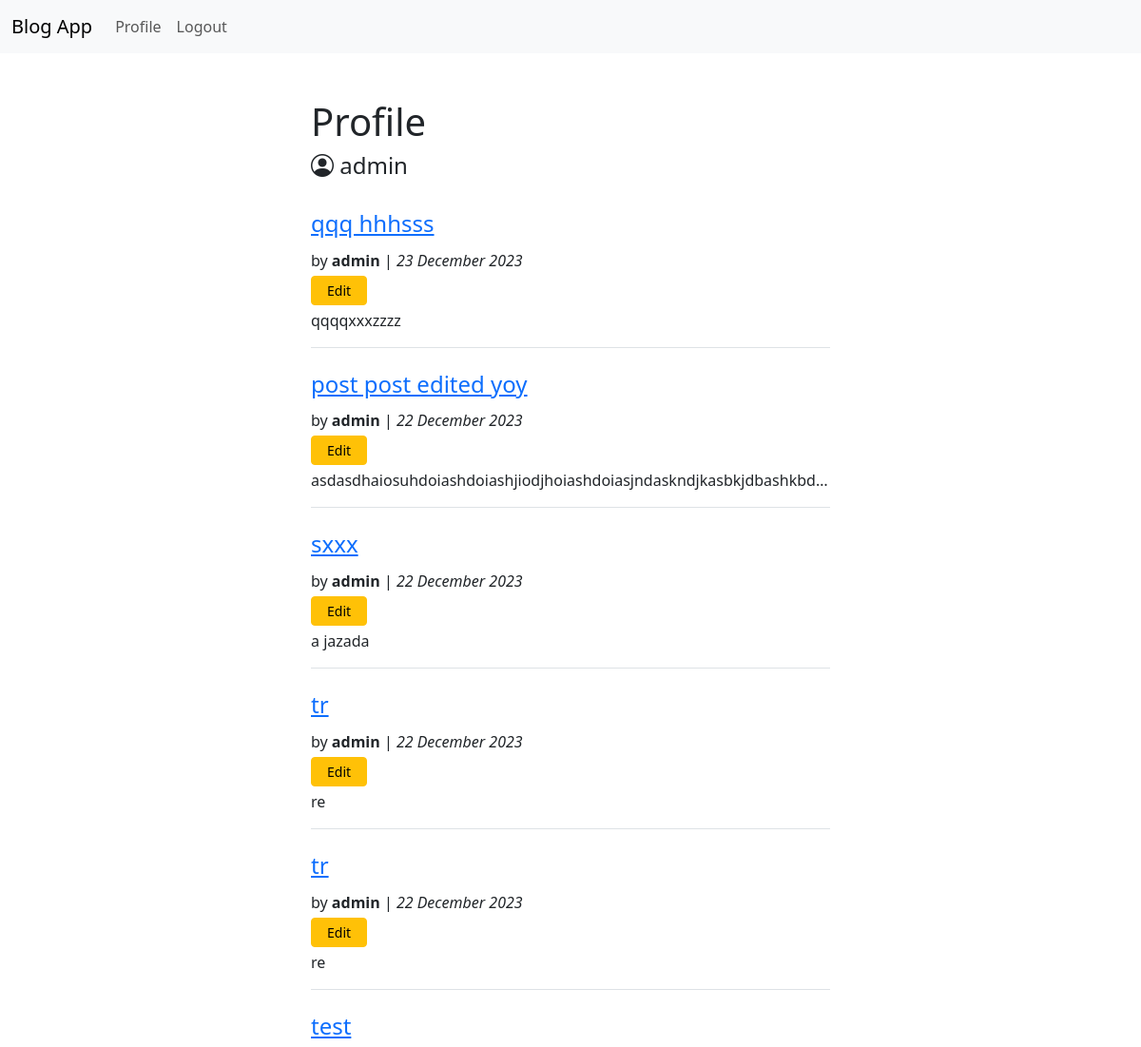
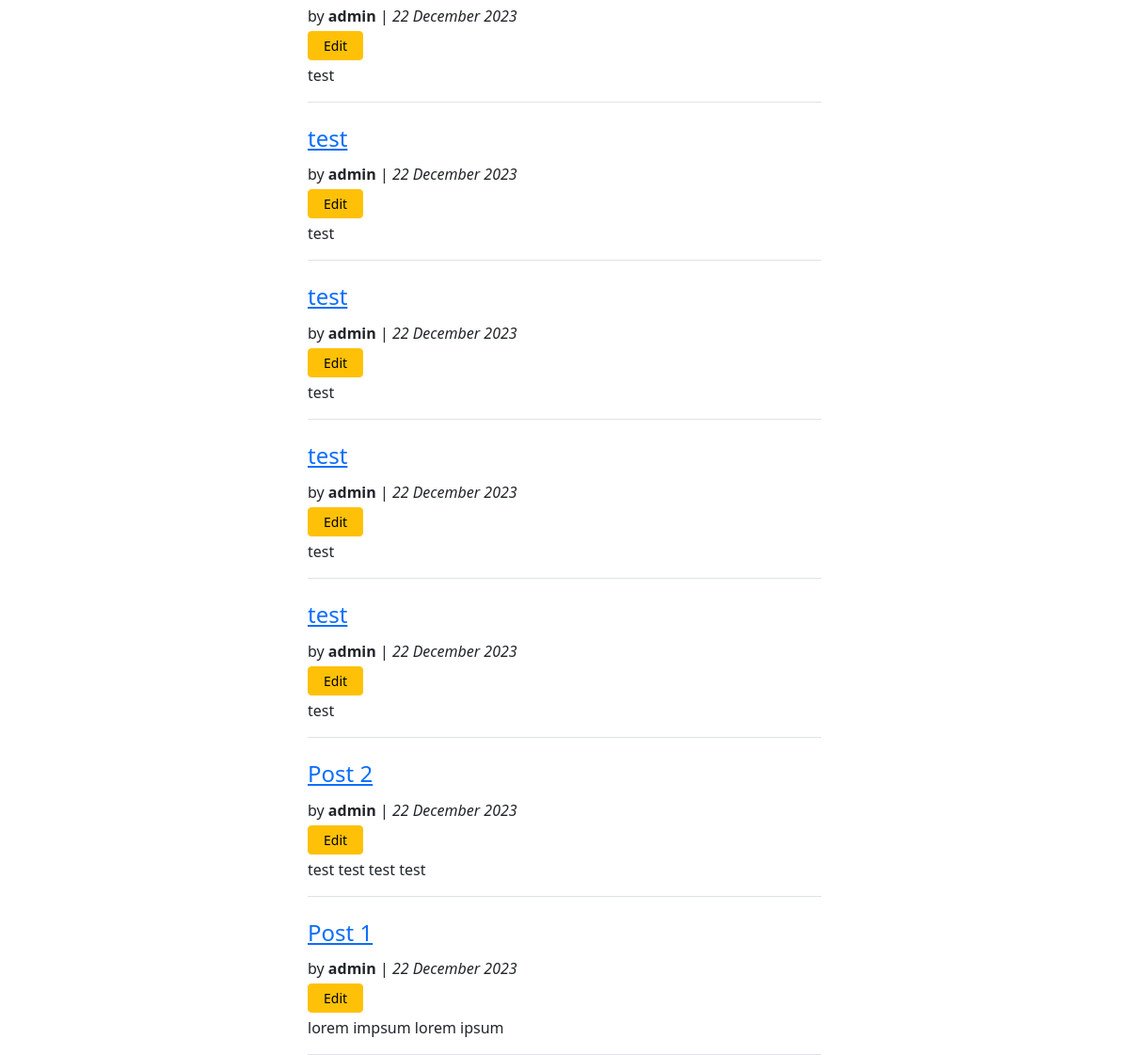
The app's page /profile (signed in) with its own data (2 pictures, top to bottom).
### posts/models.py (models this page shows, shortened)
class Post(models.Model):
    class Meta:
        ordering = ["-date_posted"]
    title = models.CharField(max_length=100)
    content = models.TextField(max_length=1000)
    author = models.ForeignKey("auth.User", on_delete=models.CASCADE)
    date_posted = models.DateTimeField(auto_now_add=True)
    def formatted_date(self):
        return self.date_posted.strftime("%d %B %Y")

### auth/views.py (the view)
# urls.py: path("profile", views.profile, name="profile"),
@login_required(login_url="login")
def profile(request):
    posts = Post.objects.filter(author=request.user)
    return render(request, "profile.html", context={"posts": posts})

### templates/profile.html (shortened to what this page needs)
{% extends 'base.html' %} {% block content %}
<div class="d-flex flex-column">
  <h1>Profile</h1>
  <h4><i class="bi bi-person-circle"></i> {{user}}</h4>
  {% for post in posts %}
  <div class="border-bottom pt-4 d-flex flex-column gap-1">
    <h4><a href="/post/{{post.id}}">{{ post.title }}</a></h4>
    <span
      >by <strong>{{post.author}}</strong> |
      <em>{{ post.formatted_date }}</em></span
    >
    <div>
      <a href="/post/{{post.id}}/edit" class="btn btn-warning btn-sm px-3"
        >Edit</a
      >
    </div>
    <p class="text-truncate">{{ post.content }}</p>
  </div>
  {% endfor %}
</div>
{%endblock%}

### records on screen
Post: title "qqq hhhsss", author "admin", formatted_date "23 December 2023", content "qqqqxxxzzzz"
Post: title "post post edited yoy", author "admin", formatted_date "22 December 2023", content "asdasdhaiosuhdoiashdoiashjiodjhoiashdoiasjndaskndjkasbkjdbashkbd…"
Post: title "sxxx", author "admin", formatted_date "22 December 2023", content "a jazada"
Post: title "tr", author "admin", formatted_date "22 December 2023", content "re"
Post: title "tr", author "admin", formatted_date "22 December 2023", content "re"
Post: title "test", author "admin", formatted_date "22 December 2023", content "test"
Post: title "test", author "admin", formatted_date "22 December 2023", content "test"
Post: title "test", author "admin", formatted_date "22 December 2023", content "test"
Post: title "test", author "admin", formatted_date "22 December 2023", content "test"
Post: title "test", author "admin", formatted_date "22 December 2023", content "test"
Post: title "Post 2", author "admin", formatted_date "22 December 2023", content "test test test test"
Post: title "Post 1", author "admin", formatted_date "22 December 2023", content "lorem impsum lorem ipsum"

### other values on screen
{{ user }} "admin"
